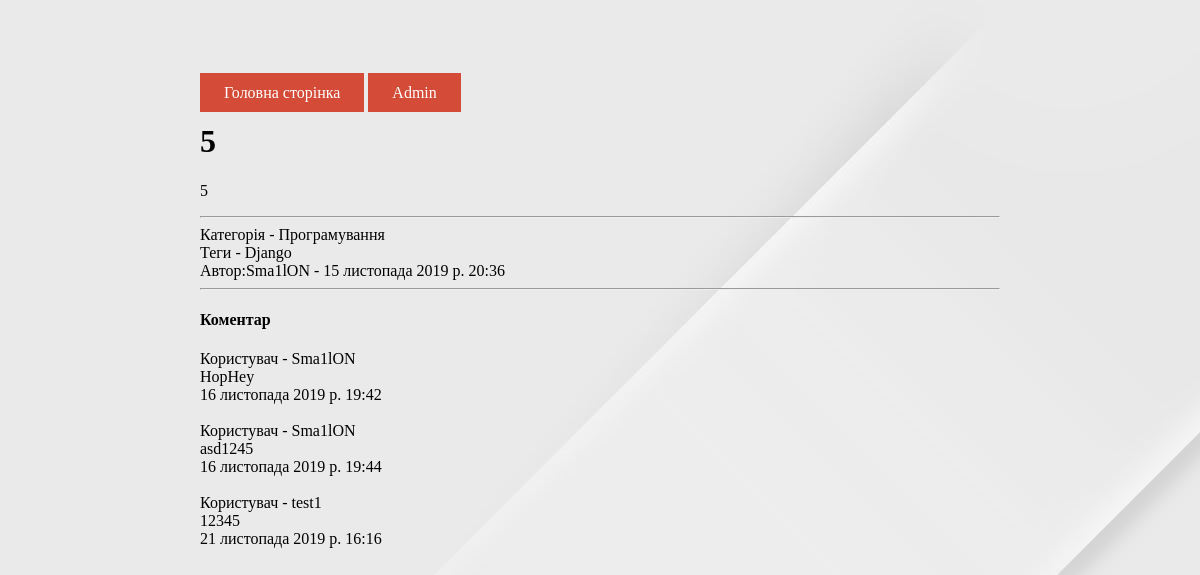
Page /single/12 on the committed database.
### blog/models.py (models this page shows, shortened)
class Blog(models.Model):
    user = models.ForeignKey(
        User,
        verbose_name="Автор",
        on_delete=models.CASCADE, default="")
    category = models.ForeignKey(
        Category,
        verbose_name="Категорія",
        on_delete=models.SET_NULL,
        null=True)
    title = models.CharField("Заголовок", max_length=70, default="")
    text_min = models.TextField("Текст", max_length=200, default="")
    text = models.TextField("Текст новини", default="")
    tags = models.ManyToManyField(Tag, verbose_name="Теги")
    created = models.DateTimeField("Дата створення", default=timezone.now)
    description = models.CharField("Опис", max_length=100, default="")
    keywords = models.CharField("Ключові слова", max_length=50, default="")
    class Meta:
        verbose_name = "Стаття"
        verbose_name_plural = "Статьї"

class Category(models.Model):
    title = models.CharField("Назва", max_length=50)
    class Meta:
        verbose_name = "Категорія"
        verbose_name_plural = "Категорії"
    def __str__(self):
        return self.title

class Tag(models.Model):
    title = models.CharField("Тег", max_length=50)
    class Meta:
        verbose_name = "Тег"
        verbose_name_plural = "Теги"

class Comments(models.Model):
    user = models.ForeignKey(
        User,
        verbose_name="Користувач",
        on_delete=models.CASCADE)
    new = models.ForeignKey(
        Blog,
        verbose_name="Новина",
        on_delete=models.CASCADE)
    text = models.TextField("Коментар")
    created = models.DateTimeField("Дата добавлення", auto_now_add=True, null=True)
    moderation = models.BooleanField("Модерація", default=False)
    class Meta:
        verbose_name = "Коментар"
        verbose_name_plural = "Коментарі"

### blog/views.py (the view)
# urls.py: path('single/<int:pk>', views.blog_detail, name="blog_detail"),
def blog_detail(request, pk):
    new = get_object_or_404(Blog, id=pk)
    comment = Comments.objects.filter(new=pk)
    if request.method == "POST":
        form = CommentForms(request.POST)
        if form.is_valid():
            form = form.save(commit=False)
            form.user = request.user
            form.new = new
            form.save()
            return redirect(blog_detail, pk)
    else:
        form = CommentForms()
    return render(request, "blog/blog_detail.html",
                  {"new": new,
                   "comments": comment,
                   "form": form})

### templates/blog/blog_detail.html (shortened to what this page needs)
{% extends 'blog/base.html' %}
  {% load staticfiles %}
{% block content %}
    <h1>{{ new.title }}</h1>
    <p class="goo">{{ new.text }}</p><hr>
    Категорія - {{ new.category}}<br>
    Теги - {% for tag in new.tags.all %}
                 {{tag.title}}
            {% endfor %} <br>
    Автор:{{ new.user}} - {{ new.created}}<hr>
    <h4 class="goo">Коментар</h4>
    {% for comment in comments %}
        Користувач - {{comment.user}}<br>
        {{comment.text}}<br>
        {{comment.created}}<br>
        <br>
    {% endfor %}
{% endblock content %}

### static/css/web.css (style rules this page uses)
body { padding: 7.5vh 100px 0 100px; font-family: var(--font); }

### rows in the picture
Blog: title "5", text "5", category "Програмування", user "Sma1lON", created "15 листопада 2019 р. 20:36"
Tag: title "Django"
Comments: user "Sma1lON", text "HopHey", created "16 листопада 2019 р. 19:42"
Comments: user "Sma1lON", text "asd1245", created "16 листопада 2019 р. 19:44"
Comments: user "test1", text "12345", created "21 листопада 2019 р. 16:16"
